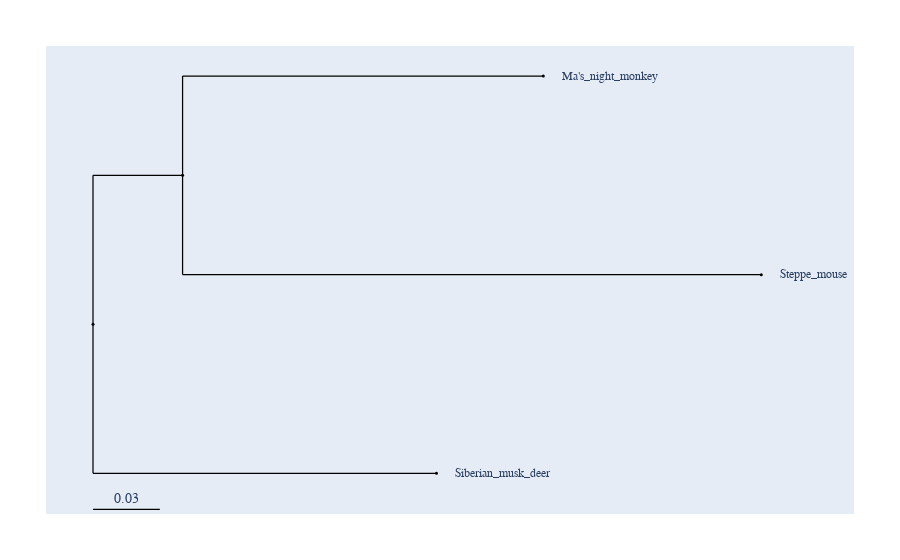

Notebook code cell kept with this figure:
### Code cell
res_1.get_ens_tree().get_figure()

### Figure 1 — Plotly figure (JSON) as saved in the notebook; plotly's stock layout.template omitted (floating-point values rounded to 4 significant figures)
{"data": [{"line": {"color": "black", "shape": "spline", "smoothing": 1.3, "width": 1.25}, "mode": "lines", "showlegend": false, "type": "scatter", "x": [null, null, 0, 0, null, 0, 0.03781, null, 0.03781, 0.03781, null, 0.03781, 0.1901, null, 0.03781, 0.03781, null, 0.03781, 0.2821, null, 0, 0, null, 0, 0.145, null], "y": [null, null, -0.325, 0.65, null, 0.65, 0.65, null, 0.65, 1.3, null, 1.3, 1.3, null, 0.65, 0, null, 0, 0, null, -0.325, -1.3, null, -1.3, -1.3, null]}, {"hoverinfo": "text", "marker": {"color": "black", "size": 3, "symbol": "circle"}, "mode": "markers", "showlegend": false, "text": ["root", "Euarchontoglires", "Ma's_night_monkey", "Steppe_mouse", "Siberian_musk_deer"], "type": "scatter", "x": [0, 0.03781, 0.1901, 0.2821, 0.145], "y": [-0.325, 0.65, 1.3, 0, -1.3]}], "layout": {"annotations": [{"font": {"family": "Inconsolata, monospace", "size": 12}, "showarrow": false, "text": "Ma's_night_monkey", "textangle": 0, "x": 0.1971, "xanchor": "left", "xref": "x", "y": 1.3, "yref": "y"}, {"font": {"family": "Inconsolata, monospace", "size": 12}, "showarrow": false, "text": "Steppe_mouse", "textangle": 0, "x": 0.2891, "xanchor": "left", "xref": "x", "y": 0, "yref": "y"}, {"font": {"family": "Inconsolata, monospace", "size": 12}, "showarrow": false, "text": "Siberian_musk_deer", "textangle": 0, "x": 0.152, "xanchor": "left", "xref": "x", "y": -1.3, "yref": "y"}, {"ax": 0, "ay": 0, "showarrow": false, "text": "0.03", "x": 0.0141, "xref": "x", "y": -1.536, "yref": "y", "yshift": 10}], "autosize": true, "font": {"family": "Balto", "size": 14}, "hovermode": "closest", "margin": {"b": 50, "l": 50, "pad": 4, "r": 50, "t": 50}, "shapes": [{"line": {"color": "black", "width": 1.25}, "name": "scale_bar", "type": "line", "x0": 0, "x1": 0.02821, "y0": -1.536, "y1": -1.536}], "showlegend": false, "xaxis": {"visible": false}, "yaxis": {"visible": false}}}
